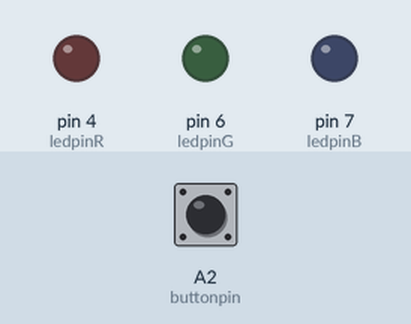
Recording of a sketch running on a simulated Arduino Uno, built with avr-gcc and run on an emulated ATmega328P. Parts: output pins drawn as LEDs (lit = HIGH). The inputs (shaded band) are chosen by the test bench; at power-on: A2 (buttonpin) LOW.

Above: at 1.2 s.
1.3 s: A2 (buttonpin) pulled HIGH for 0.15 s
At 2.8 s:
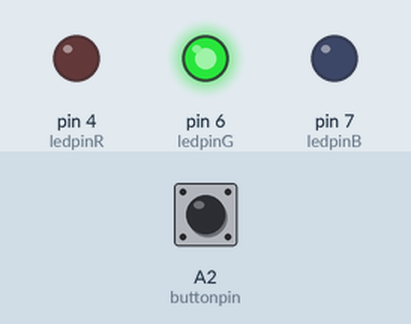
At 4.7 s:
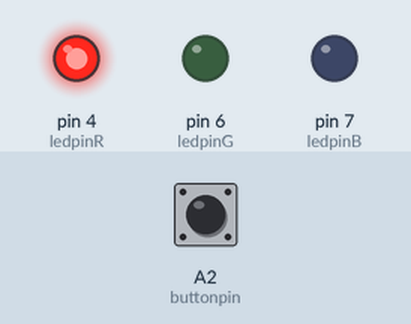
Timing chart, 0 to 15.9 s (numbered marks = the images above; inputs shaded):
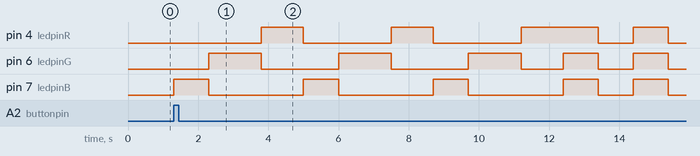

The sketch:

sketch_oct01b.ino
```cpp
int ledpinB=7;
int ledpinR=4;
int ledpinG=6;
int i=0;
int buttonpin=A2;
int val=0;
void setup() {
  // put your setup code here, to run once:
pinMode(ledpinB , OUTPUT);
pinMode(ledpinR , OUTPUT);
pinMode(ledpinG , OUTPUT);
pinMode(buttonpin,INPUT);
}

void loop() {
  // put your main code here, to run repeatedly:
  val=digitalRead(buttonpin);

  if(val==HIGH)
  {
    while( i<3)
      {
          digitalWrite(ledpinB, HIGH);
          delay(1000);
          digitalWrite(ledpinB,LOW);
          digitalWrite(ledpinG,HIGH);
          delay(1500);
          digitalWrite(ledpinG,LOW);
          digitalWrite(ledpinR,HIGH);
          delay(1200);
          digitalWrite(ledpinR,LOW);
          i++;
      }
    i=0;
    while(i<2)
    {
    digitalWrite(ledpinG,HIGH);
    digitalWrite(ledpinB,HIGH);
    digitalWrite(ledpinR,HIGH);
      delay(1000);
    digitalWrite(ledpinG,LOW);
    digitalWrite(ledpinB, LOW);
    digitalWrite(ledpinR, LOW);
      delay(1000);
      i++;
    }
    i=0;
  }
  else
    {
    digitalWrite(ledpinG,LOW);
    digitalWrite(ledpinB, LOW);
    digitalWrite(ledpinR, LOW);
    }

}
```

Measured:
- after the input at 1.3 s, pin 4 (ledpinR): LOW → HIGH after 2.5 s, → LOW 1.2 s later, → HIGH 2.5 s later, → LOW 1.2 s later, … (8 changes in this stretch); pin 6 (ledpinG): LOW → HIGH after 1.0 s, → LOW 1.5 s later, → HIGH 2.2 s later, → LOW 1.5 s later, … (10 changes in this stretch)
